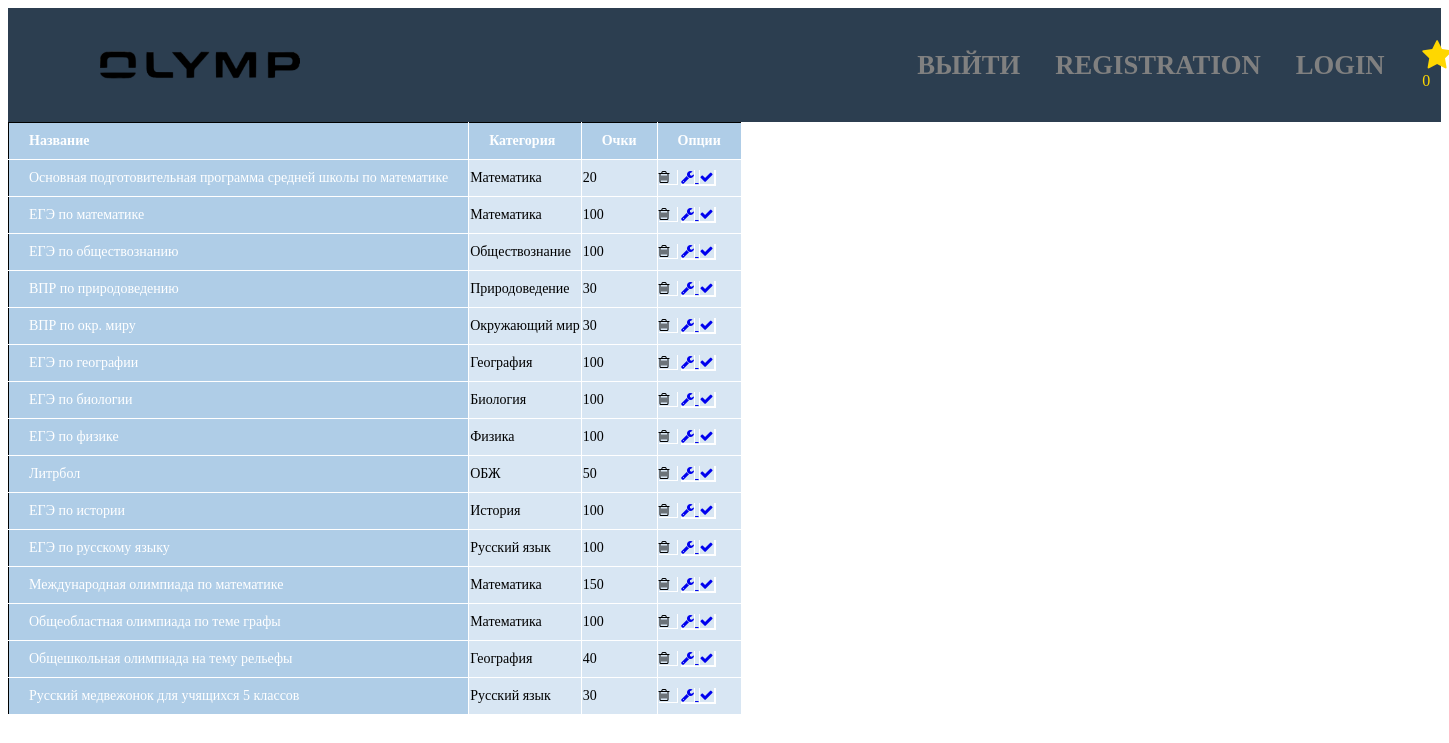
The app's page /admin/olimps.php with its own data.
### tables this page shows
CREATE TABLE `tests` (
  `id` int(11) NOT NULL,
  `name` varchar(1100) NOT NULL,
  `profile` int(11) NOT NULL,
  `points` int(30) NOT NULL,
  `class` int(30) NOT NULL
);

CREATE TABLE `type` (
  `id` int(11) NOT NULL,
  `name` varchar(20) NOT NULL,
  `caption` varchar(2000) NOT NULL,
  `img` varchar(100) NOT NULL
);

### admin/olimps.php (the view, shortened to what this page needs)
<? include 'hdr.php';
$req = "SELECT * FROM `tests`";
$result = mysqli_query($link, $req);
$test = [];
while ($row = mysqli_fetch_assoc($result))
	$test[] = $row; ?>
<table>
	<tr>
		<th>Название</th>
		<th>Категория</th>
		<th>Очки</th>
		<th>Опции</th>
	</tr>
	<?
	for ($i = 0; $i < count($test); $i++) {
		echo "<tr>";
		$req = "SELECT `profile` FROM `tests` WHERE `id` =" . $test[$i]['id'];
		$result = mysqli_fetch_assoc(mysqli_query($link, $req))['profile'];
		$req = "SELECT `name` FROM `type` WHERE `id` =" . $result;
		$profile = mysqli_fetch_assoc(mysqli_query($link, $req))['name'];
		echo "<td>" . $test[$i]['name'] . "</td><td>" . $profile . "</td><td>" . $test[$i]['points'] . "</td>
	<td>
	<i class='fa fa-trash-o fa-fw gds-delete_n' id=" . $test[$i]['id'] . "></i>
	<a href='edit_olimp.php?id=" . $test[$i]['id'] . "'>
	<i class='fa fa-wrench fg fw' ></i>
	</a>
	<a href='check_olimp.php?id=" . $test[$i]['id'] . "'>
	<i class='fa fa-check fg fw'></i>
	</td>";
		echo "</tr>";
	}
	?>
</table>

### admin/hdr.php (shortened to what this page needs)
<?
$link = mysqli_connect("olimpiads.atwebpages.com", "4318051_admin",  "ecu}L!6[9FOc*eiU", "4318051_admin");
if ($_COOKIE['user_id']) {
	$id_user = $_COOKIE['user_id'];
	$req = "SELECT `points` FROM `users` WHERE `id` =" . $id_user;
	$result = mysqli_query($link, $req);
	$count = mysqli_fetch_assoc($result)['points'];
} else {
	$count = 0;
}
?>
<!DOCTYPE html>
<html lang="en">
<head>
	<link rel="stylesheet" href="https://maxcdn.bootstrapcdn.com/font-awesome/4.5.0/css/font-awesome.min.css">
	<link rel="stylesheet" href="style.css?<?php echo time() ?>">
</head>
<body>
	<header>
		<div class='logo'>
			<img src="../assets/olimp.png">
		</div>
		<nav>
			<a href='../index.php' class='href'>Выйти</a>
			<? if (!$_COOKIE['user_id']) {
				echo "<a href='../olimp.php' class='href'>Registration</a>";
				echo "<a href='../login.php' class='href'>LogIn</a>";
			} else {
				echo "<a href='index.php' class='href'> Home  </a>";
				echo "<a href = '../profile.php' class='href'> Профиль </a>";
			}
			?>
			<div>
				<a href="../index.php#olimp"> <i class='fa fa-star fa-2x'></a></i>
				<? echo $count ?>
			</div>
		</nav>
	</header>

### admin/style.css (style rules this page uses)
header { text-align: left; padding: 2em 5%; background: #2c3e50; color: #fff; display: flex; align-items: center; }
header div { display: flex; flex-flow: column; color: gold; text-decoration: none; margin-left: 20px; }
header div a { color: inherit; text-decoration: none; }
header nav { display: flex; align-items: center; margin-left: 600px; }
header img { width: 200px; }
header .href { font-weight: bold; font-size: 20pt; color: inherit; text-decoration: none; text-transform: uppercase; padding: 0px 17.5px; color: gray; }
table { border: 1px solid #000; border-spacing: 0; font-size: 14px; border-collapse: collapse; text-align: center; }
table th, table td:first-child { background: #AFCDE7; color: white; padding: 10px 20px; }
table tr td { background: #D8E6F3; }
table *:first-child { text-align: left; }
table * { border-style: solid; border-width: 0 1px 1px 0; border-color: white; }

### records on screen
tests: name "Основная подготовительная программа средней школы по математике", profile "Математика", points "20"
tests: name "ЕГЭ по математике", profile "Математика", points "100"
tests: name "ЕГЭ по обществознанию", profile "Обществознание", points "100"
tests: name "ВПР по природоведению", profile "Природоведение", points "30"
tests: name "ВПР по окр. миру", profile "Окружающий мир", points "30"
tests: name "ЕГЭ по географии", profile "География", points "100"
tests: name "ЕГЭ по биологии", profile "Биология", points "100"
tests: name "ЕГЭ по физике", profile "Физика", points "100"
tests: name "Литрбол", profile "ОБЖ", points "50"
tests: name "ЕГЭ по истории", profile "История", points "100"
tests: name "ЕГЭ по русскому языку", profile "Русский язык", points "100"
tests: name "Международная олимпиада по математике", profile "Математика", points "150"
tests: name "Общеобластная олимпиада по теме графы", profile "Математика", points "100"
tests: name "Общешкольная олимпиада на тему рельефы", profile "География", points "40"
tests: name "Русский медвежонок для учящихся 5 классов", profile "Русский язык", points "30"

### other values on screen
$count "0"
